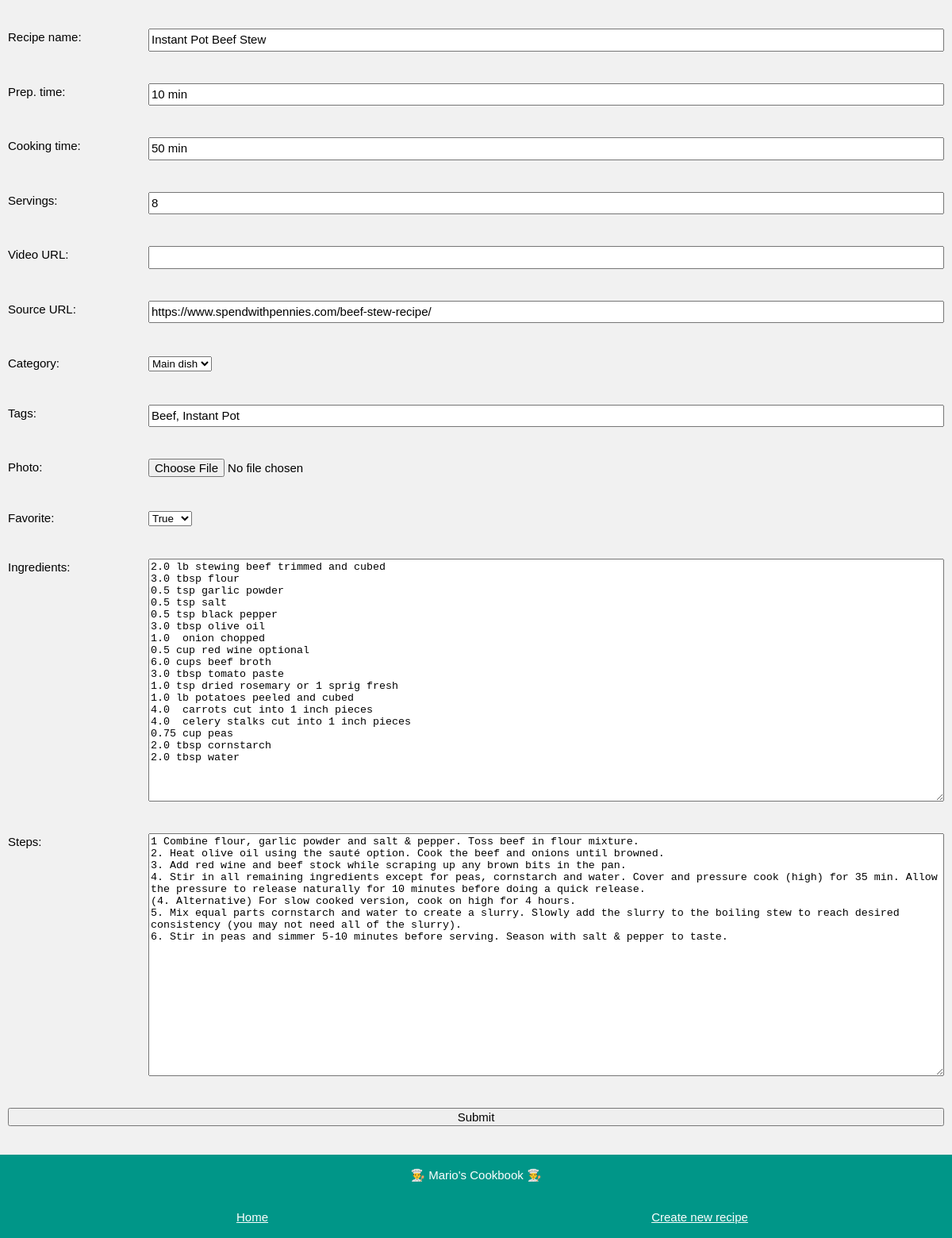
/edit/Instant Pot Beef Stew, run on an earlier commit of the app's database.
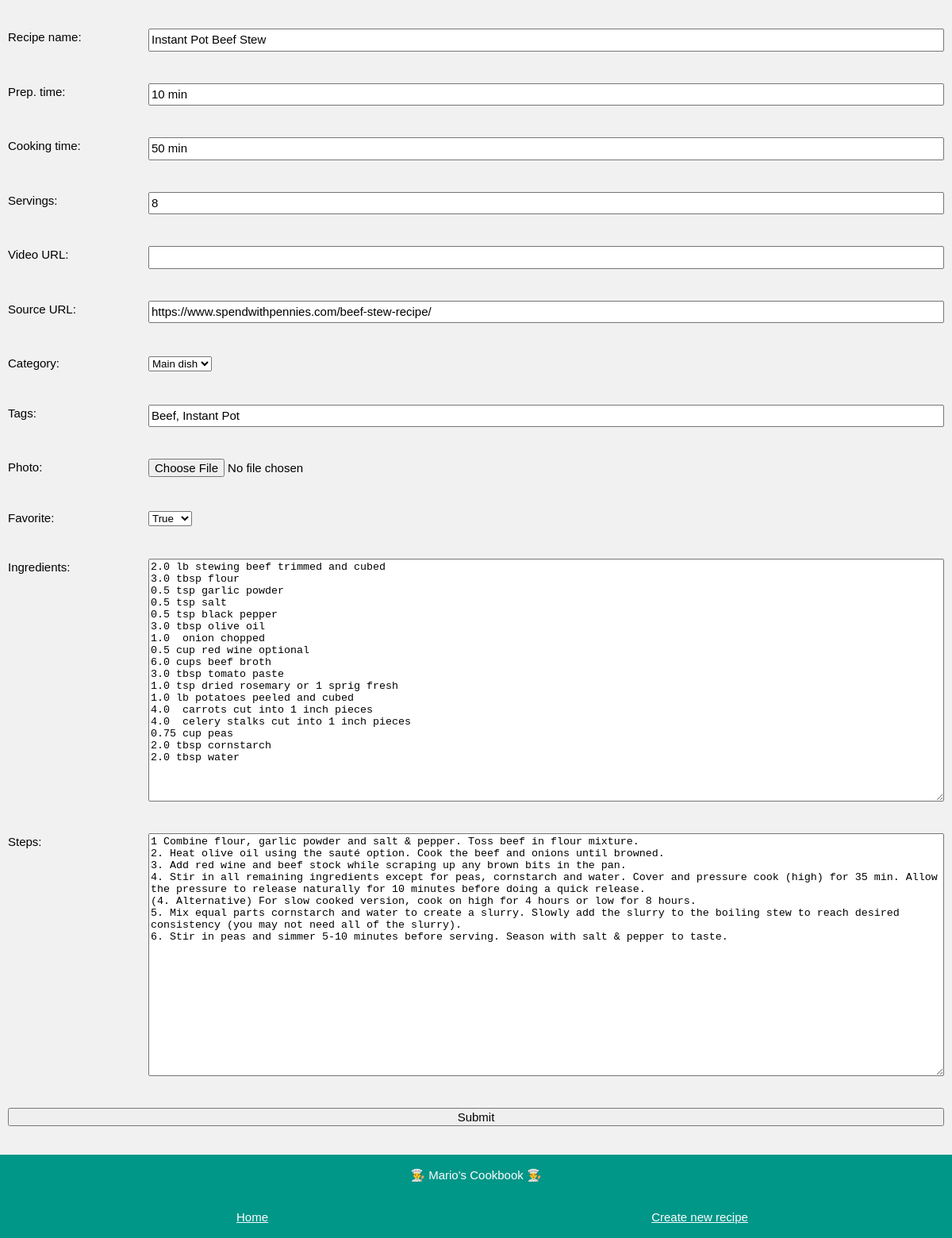
And on a later commit of the database.
### app_config.py (models this page shows, shortened)
class Ingredient(db.Model):
    id = db.Column(db.Integer, primary_key=True)
    name = db.Column(db.String, nullable=False)
    amount = db.Column(db.Float, default=0)
    unit = db.Column(db.String, default='')
    recipe_name = db.Column(db.String, db.ForeignKey('recipe.name'), nullable=False)

class Recipe(db.Model):
    name = db.Column(db.String, nullable=False, unique=True, primary_key=True)
    prepTime = db.Column(db.String, nullable=False)
    cookingTime = db.Column(db.String, nullable=False)
    servings = db.Column(db.Integer, nullable=False)
    videoURL = db.Column(db.String, nullable=False)
    sourceURL = db.Column(db.String, nullable=False)
    steps = db.Column(db.Text, nullable=False)
    photo = db.Column(db.String, nullable=False)
    favorite = db.Column(db.Boolean, default=False)
    category = db.Column(db.String, nullable=False)
    tags = db.Column(db.String, nullable=False)
    ingredients = db.relationship('Ingredient', backref='recipe', lazy=True)

### app_edit.py (the view, shortened to what this page needs)
@app.route('/edit/<name>', methods=['POST', 'GET'])
def edit(name):
    if request.method == 'GET':
        recipe = Recipe.query.get(name)
        amounts = []
        for ingredient in recipe.ingredients:
            amount = ingredient.amount
            amounts.append(amount)
        n_amounts = range(len(amounts))
        return render_template('edit.html', recipe=recipe, amounts=amounts,
                               n_amounts=n_amounts, new=False, categories = known_categories)

### templates/edit.html (shortened to what the changed rows need)
<!DOCTYPE html>
<html>
<head>
    <link rel="stylesheet" href="../static/css/edit.css">
    <link rel='stylesheet' href='../static/css/fonts.css'>
</head>
<body class="background-color">
    <div class="page-container">
        {% if new == False %}
        <form action="/edit/{{recipe.name}}" method="POST" enctype="multipart/form-data">
        {% else %}
        <form action="/new/" method="POST" enctype="multipart/form-data">
        {% endif %}
            <div class="form-item">
                <label for="name">Recipe name: </label>
                {% if new == False %}
                <input type="text" id="name" name="name" value="{{recipe.name}}">
                {% else %}
                <input type="text" id="name" name="name">
                {% endif %}
            </div>
            <div class="form-item">
                <label for="prepTime">Prep. time: </label>
                {% if new == False %}
                <input type="text" id="prepTime" name="prepTime" value="{{recipe.prepTime}}">
                {% else %}
                <input type="text" id="prepTime" name="prepTime">
                {% endif %}
            </div>
            <div class="form-item">
                <label for="cookingTime">Cooking time: </label>
                {% if new == False %}
                <input type="text" id="cookingTime" name="cookingTime" value="{{recipe.cookingTime}}">
                {% else %}
                <input type="text" id="cookingTime" name="cookingTime">
                {% endif %}
            </div>
            <div class="form-item">
                <label for="servings">Servings: </label>
                {% if new == False %}
                <input type="number" step="1" id="servings" name="servings" value="{{recipe.servings}}">
                {% else %}
                <input type="number" step="1" id="servings" name="servings">
                {% endif %}
            </div>
            <div class="form-item">
                <label for="sourceURL">Source URL: </label>
                {% if new == False %}
                <input type="text" id="sourceURL" name="sourceURL" value="{{recipe.sourceURL}}">
                {% else %}
                <input type="text" id="sourceURL" name="sourceURL">
                {% endif %}
            </div>
            <div class="form-item">
                <div class="custom-select" style="width:200px;">
                    {% if new == False %}
                    <select id="category" name="category">
                        {% for c in categories%}
                            <option value="{{c}}" {%if recipe.category == c %} selected {% endif %}> {{c}} </option>
                        {% endfor %}
                    </select>
                    {% else %}
                    <select id="category" name="category">
                        {% for c in categories%}
                            <option value="{{c}}" > {{c}} </option>
                        {% endfor %}
                    </select>
                    {% endif %}
                </div>
            </div>
            <div class="form-item">
                <label for="tags">Tags: </label>
                {% if new == False %}
                <input type="text" id="tags" name="tags" value="{{recipe.tags}}">
                {% else %}
                <input type="text" id="tags" name="tags">
                {% endif %}
            </div>
            <div class="form-item">
                <div class="custom-select" style="width:200px;">
                    <select id="favorite" name="favorite">
                        {% if new == False %}
                        {% if recipe.favorite == False %}
                        <option value="0" selected>False</option>
                        <option value="1">True</option>
                        {% else %}
                        <option value="1" selected>True</option>
                        {% endif %}
                        {% else %}
                        <option value="0">False</option>
                        <option value="1">True</option>
                        {% endif %}
                    </select>
                </div>
            </div>
            <div class="form-item">
                <label for="ingredients">Ingredients: </label>
                {% if new == False %}
                <textarea id="ingredients" name="ingredients" rows="20" cols="50">
{% for i in n_amounts %}{{ amounts[i] }} {{ recipe.ingredients[i].unit }} {{ recipe.ingredients[i].name }}
{% endfor %}</textarea>
                {% else %}
                <textarea id="ingredients" name="ingredients" rows="20" cols="50"></textarea>
                {% endif %}
            </div>
            <div class="form-item">
                <label for="steps">Steps: </label>
                {% if new == False %}
                <textarea id="steps" name="steps" rows="20" cols="50">{{recipe.steps}}</textarea>
                {% else %}
                <textarea id="steps" name="steps" rows="20" cols="50"></textarea>
                {% endif %}
            </div>
        </form>
    </div>
</body>
</html>

What changed in the data, as far as the page shows it:
changed Recipe "Instant Pot Beef Stew": steps "…on high for 4 hours. 5. Mix equal…" → "…on high for 4 hours or low for 8 hours. 5. Mix equal…"
